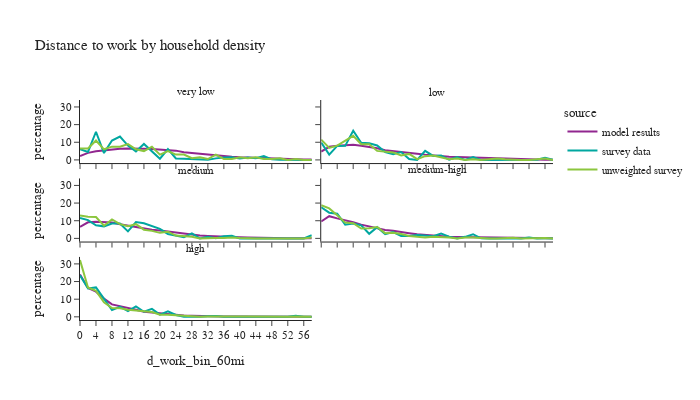

This figure's notebook cell:
### Code cell
df_plot = per_data.loc[(per_data['is_worker']) & (per_data['d_work_bin_60mi'] != float('nan'))].groupby(['source','hh_density_group','d_work_bin_60mi'])['person_weight'].sum().reset_index()
df_plot['percentage'] = df_plot.groupby(['source','hh_density_group'], group_keys=False)['person_weight']. \
    apply(lambda x: 100 * x / float(x.sum()))
# df_plot

fig2 = px.line(df_plot, x='d_work_bin_60mi', y="percentage", color="source",
               facet_col="hh_density_group", facet_col_wrap=2,
               title="Distance to work by household density")
fig2.for_each_annotation(lambda a: a.update(text = a.text.split("=")[-1]))
fig2.update_layout(height=400, width=700, font=dict(size=11))
fig2.show()

### Figure 1 — Plotly figure (JSON) as saved in the notebook; plotly's stock layout.template omitted (floating-point values rounded to 4 significant figures)
{"data": [{"hovertemplate": "source=model results<br>hh_density_group=very low<br>d_work_bin_60mi=%{x}<br>percentage=%{y}<extra></extra>", "legendgroup": "model results", "line": {"color": "#91268F", "dash": "solid"}, "marker": {"symbol": "circle"}, "mode": "lines", "name": "model results", "orientation": "v", "showlegend": true, "type": "scatter", "x": ["0", "2", "4", "6", "8", "10", "12", "14", "16", "18", "20", "22", "24", "26", "28", "30", "32", "34", "36", "38", "40", "42", "44", "46", "48", "50", "52", "54", "56", "58"], "xaxis": "x5", "y": [2.152, 3.996, 4.919, 5.486, 5.9, 6.332, 6.523, 6.61, 6.293, 6.133, 5.81, 5.49, 5.26, 4.404, 3.925, 3.412, 2.934, 2.629, 2.037, 1.818, 1.562, 1.358, 1.208, 1.011, 0.8535, 0.6146, 0.5167, 0.3227, 0.2783, 0.2126], "yaxis": "y5"}, {"hovertemplate": "source=model results<br>hh_density_group=low<br>d_work_bin_60mi=%{x}<br>percentage=%{y}<extra></extra>", "legendgroup": "model results", "line": {"color": "#91268F", "dash": "solid"}, "marker": {"symbol": "circle"}, "mode": "lines", "name": "model results", "orientation": "v", "showlegend": false, "type": "scatter", "x": ["0", "2", "4", "6", "8", "10", "12", "14", "16", "18", "20", "22", "24", "26", "28", "30", "32", "34", "36", "38", "40", "42", "44", "46", "48", "50", "52", "54", "56", "58"], "xaxis": "x6", "y": [4.743, 7.421, 7.996, 8.492, 8.581, 8.032, 7.382, 6.595, 5.488, 5.014, 4.89, 4.313, 3.53, 2.992, 2.477, 2.078, 1.727, 1.629, 1.48, 1.298, 0.9686, 0.7872, 0.5862, 0.469, 0.3352, 0.2311, 0.1897, 0.1168, 0.09341, 0.06568], "yaxis": "y6"}, {"hovertemplate": "source=model results<br>hh_density_group=medium<br>d_work_bin_60mi=%{x}<br>percentage=%{y}<extra></extra>", "legendgroup": "model results", "line": {"color": "#91268F", "dash": "solid"}, "marker": {"symbol": "circle"}, "mode": "lines", "name": "model results", "orientation": "v", "showlegend": false, "type": "scatter", "x": ["0", "2", "4", "6", "8", "10", "12", "14", "16", "18", "20", "22", "24", "26", "28", "30", "32", "34", "36", "38", "40", "42", "44", "46", "48", "50", "52", "54", "56", "58"], "xaxis": "x3", "y": [6.535, 9.122, 9.44, 9.273, 8.95, 8.03, 7.269, 6.268, 5.592, 4.866, 4.52, 3.917, 3.111, 2.494, 2.078, 1.612, 1.366, 1.097, 0.9789, 0.8674, 0.6891, 0.5621, 0.4081, 0.2865, 0.2202, 0.1554, 0.1263, 0.07349, 0.05638, 0.03759], "yaxis": "y3"}, {"hovertemplate": "source=model results<br>hh_density_group=medium-high<br>d_work_bin_60mi=%{x}<br>percentage=%{y}<extra></extra>", "legendgroup": "model results", "line": {"color": "#91268F", "dash": "solid"}, "marker": {"symbol": "circle"}, "mode": "lines", "name": "model results", "orientation": "v", "showlegend": false, "type": "scatter", "x": ["0", "2", "4", "6", "8", "10", "12", "14", "16", "18", "20", "22", "24", "26", "28", "30", "32", "34", "36", "38", "40", "42", "44", "46", "48", "50", "52", "54", "56", "58"], "xaxis": "x4", "y": [9.552, 12.57, 11.35, 10.41, 9.113, 7.773, 6.69, 5.695, 4.711, 4.286, 3.47, 2.969, 2.29, 1.871, 1.513, 1.122, 0.953, 0.7965, 0.7033, 0.6098, 0.44, 0.3467, 0.2441, 0.1675, 0.1142, 0.0791, 0.0609, 0.04574, 0.03513, 0.02477], "yaxis": "y4"}, {"hovertemplate": "source=model results<br>hh_density_group=high<br>d_work_bin_60mi=%{x}<br>percentage=%{y}<extra></extra>", "legendgroup": "model results", "line": {"color": "#91268F", "dash": "solid"}, "marker": {"symbol": "circle"}, "mode": "lines", "name": "model results", "orientation": "v", "showlegend": false, "type": "scatter", "x": ["0", "2", "4", "6", "8", "10", "12", "14", "16", "18", "20", "22", "24", "26", "28", "30", "32", "34", "36", "38", "40", "42", "44", "46", "48", "50", "52", "54", "56", "58"], "xaxis": "x", "y": [23.98, 16.33, 14.26, 10.33, 7.04, 6.115, 4.963, 4.037, 2.899, 2.43, 1.724, 1.334, 1.0, 0.7276, 0.6812, 0.4748, 0.3506, 0.3469, 0.2601, 0.2024, 0.1736, 0.1145, 0.07717, 0.04753, 0.02777, 0.02403, 0.01522, 0.01095, 0.00801, 0.00801], "yaxis": "y"}, {"hovertemplate": "source=survey data<br>hh_density_group=very low<br>d_work_bin_60mi=%{x}<br>percentage=%{y}<extra></extra>", "legendgroup": "survey data", "line": {"color": "#00A7A0", "dash": "solid"}, "marker": {"symbol": "circle"}, "mode": "lines", "name": "survey data", "orientation": "v", "showlegend": true, "type": "scatter", "x": ["0", "2", "4", "6", "8", "10", "12", "14", "16", "18", "20", "22", "24", "26", "28", "30", "32", "34", "36", "38", "40", "42", "44", "46", "48", "50", "52", "54", "56", "58"], "xaxis": "x5", "y": [6.114, 4.489, 15.96, 3.87, 11.0, 13.24, 8.106, 4.789, 9.039, 4.689, 0.6634, 6.095, 0.801, 0.7129, 0.5791, 0.1789, 0.07566, 0.8677, 1.418, 1.538, 0.8354, 1.333, 1.007, 2.123, 0.3232, 0.1308, 0.0, 0.02103, 0.0, 0.0], "yaxis": "y5"}, {"hovertemplate": "source=survey data<br>hh_density_group=low<br>d_work_bin_60mi=%{x}<br>percentage=%{y}<extra></extra>", "legendgroup": "survey data", "line": {"color": "#00A7A0", "dash": "solid"}, "marker": {"symbol": "circle"}, "mode": "lines", "name": "survey data", "orientation": "v", "showlegend": false, "type": "scatter", "x": ["0", "2", "4", "6", "8", "10", "12", "14", "16", "18", "20", "22", "24", "26", "28", "30", "32", "34", "36", "38", "40", "42", "44", "46", "48", "50", "52", "54", "56", "58"], "xaxis": "x6", "y": [9.824, 3.015, 7.951, 7.967, 16.57, 9.658, 9.406, 8.146, 4.479, 3.183, 4.42, 0.4896, 0.01979, 5.155, 2.273, 2.516, 0.07761, 1.684, 0.0, 1.62, 0.0, 0.05858, 0.07869, 0.1209, 0.0, 0.0, 0.0, 0.05899, 1.223, 0.0], "yaxis": "y6"}, {"hovertemplate": "source=survey data<br>hh_density_group=medium<br>d_work_bin_60mi=%{x}<br>percentage=%{y}<extra></extra>", "legendgroup": "survey data", "line": {"color": "#00A7A0", "dash": "solid"}, "marker": {"symbol": "circle"}, "mode": "lines", "name": "survey data", "orientation": "v", "showlegend": false, "type": "scatter", "x": ["0", "2", "4", "6", "8", "10", "12", "14", "16", "18", "20", "22", "24", "26", "28", "30", "32", "34", "36", "38", "40", "42", "44", "46", "48", "50", "52", "54", "56", "58"], "xaxis": "x3", "y": [11.62, 10.37, 7.417, 6.81, 8.438, 8.381, 3.984, 9.278, 8.586, 6.787, 5.368, 2.516, 1.524, 0.6344, 2.84, 0.0, 0.9258, 0.03885, 1.19, 1.513, 0.003433, 0.0, 0.0, 0.0, 0.0, 0.0, 0.01645, 0.0, 0.0, 1.761], "yaxis": "y3"}, {"hovertemplate": "source=survey data<br>hh_density_group=medium-high<br>d_work_bin_60mi=%{x}<br>percentage=%{y}<extra></extra>", "legendgroup": "survey data", "line": {"color": "#00A7A0", "dash": "solid"}, "marker": {"symbol": "circle"}, "mode": "lines", "name": "survey data", "orientation": "v", "showlegend": false, "type": "scatter", "x": ["0", "2", "4", "6", "8", "10", "12", "14", "16", "18", "20", "22", "24", "26", "28", "30", "32", "34", "36", "38", "40", "42", "44", "46", "48", "50", "52", "54", "56", "58"], "xaxis": "x4", "y": [17.64, 14.56, 13.97, 7.761, 8.359, 7.406, 2.607, 6.345, 2.373, 3.567, 1.35, 1.382, 1.95, 1.614, 1.227, 2.706, 0.9923, 0.0, 0.864, 2.351, 0.01812, 0.0, 0.0, 0.2319, 0.2247, 0.0, 0.4955, 0.0, 0.005038, 0.0], "yaxis": "y4"}, {"hovertemplate": "source=survey data<br>hh_density_group=high<br>d_work_bin_60mi=%{x}<br>percentage=%{y}<extra></extra>", "legendgroup": "survey data", "line": {"color": "#00A7A0", "dash": "solid"}, "marker": {"symbol": "circle"}, "mode": "lines", "name": "survey data", "orientation": "v", "showlegend": false, "type": "scatter", "x": ["0", "2", "4", "6", "8", "10", "12", "14", "16", "18", "20", "22", "24", "26", "28", "30", "32", "34", "36", "38", "40", "42", "44", "46", "48", "50", "52", "54", "56", "58"], "xaxis": "x", "y": [23.53, 16.13, 16.67, 9.93, 3.898, 5.73, 3.311, 5.875, 2.899, 4.546, 1.269, 3.175, 1.06, 0.06376, 0.0, 0.0, 0.3989, 0.4578, 0.01636, 0.08333, 0.1268, 0.1688, 0.05105, 0.0, 0.0131, 0.00882, 0.01088, 0.5715, 0.0, 0.0], "yaxis": "y"}, {"hovertemplate": "source=unweighted survey<br>hh_density_group=very low<br>d_work_bin_60mi=%{x}<br>percentage=%{y}<extra></extra>", "legendgroup": "unweighted survey", "line": {"color": "#8CC63E", "dash": "solid"}, "marker": {"symbol": "circle"}, "mode": "lines", "name": "unweighted survey", "orientation": "v", "showlegend": true, "type": "scatter", "x": ["0", "2", "4", "6", "8", "10", "12", "14", "16", "18", "20", "22", "24", "26", "28", "30", "32", "34", "36", "38", "40", "42", "44", "46", "48", "50", "52", "54", "56", "58"], "xaxis": "x5", "y": [6.5, 6.5, 11.0, 6.0, 7.5, 7.5, 9.0, 6.0, 5.0, 7.5, 3.0, 5.0, 3.0, 3.0, 1.0, 1.5, 0.5, 3.0, 0.5, 0.5, 1.5, 1.0, 1.5, 0.5, 0.5, 1.0, 0.0, 0.5, 0.0, 0.0], "yaxis": "y5"}, {"hovertemplate": "source=unweighted survey<br>hh_density_group=low<br>d_work_bin_60mi=%{x}<br>percentage=%{y}<extra></extra>", "legendgroup": "unweighted survey", "line": {"color": "#8CC63E", "dash": "solid"}, "marker": {"symbol": "circle"}, "mode": "lines", "name": "unweighted survey", "orientation": "v", "showlegend": false, "type": "scatter", "x": ["0", "2", "4", "6", "8", "10", "12", "14", "16", "18", "20", "22", "24", "26", "28", "30", "32", "34", "36", "38", "40", "42", "44", "46", "48", "50", "52", "54", "56", "58"], "xaxis": "x6", "y": [11.49, 6.809, 8.085, 10.64, 13.62, 8.936, 8.936, 5.106, 4.681, 4.255, 2.553, 3.404, 0.4255, 2.128, 2.553, 1.702, 0.4255, 0.8511, 0.0, 0.4255, 0.0, 0.4255, 0.8511, 0.4255, 0.0, 0.0, 0.0, 0.4255, 0.8511, 0.0], "yaxis": "y6"}, {"hovertemplate": "source=unweighted survey<br>hh_density_group=medium<br>d_work_bin_60mi=%{x}<br>percentage=%{y}<extra></extra>", "legendgroup": "unweighted survey", "line": {"color": "#8CC63E", "dash": "solid"}, "marker": {"symbol": "circle"}, "mode": "lines", "name": "unweighted survey", "orientation": "v", "showlegend": false, "type": "scatter", "x": ["0", "2", "4", "6", "8", "10", "12", "14", "16", "18", "20", "22", "24", "26", "28", "30", "32", "34", "36", "38", "40", "42", "44", "46", "48", "50", "52", "54", "56", "58"], "xaxis": "x3", "y": [12.98, 12.3, 12.08, 7.159, 10.74, 8.054, 6.935, 8.054, 4.922, 4.251, 3.132, 3.803, 1.566, 1.119, 0.8949, 0.0, 0.2237, 0.2237, 0.2237, 0.4474, 0.2237, 0.0, 0.0, 0.0, 0.0, 0.0, 0.2237, 0.0, 0.0, 0.4474], "yaxis": "y3"}, {"hovertemplate": "source=unweighted survey<br>hh_density_group=medium-high<br>d_work_bin_60mi=%{x}<br>percentage=%{y}<extra></extra>", "legendgroup": "unweighted survey", "line": {"color": "#8CC63E", "dash": "solid"}, "marker": {"symbol": "circle"}, "mode": "lines", "name": "unweighted survey", "orientation": "v", "showlegend": false, "type": "scatter", "x": ["0", "2", "4", "6", "8", "10", "12", "14", "16", "18", "20", "22", "24", "26", "28", "30", "32", "34", "36", "38", "40", "42", "44", "46", "48", "50", "52", "54", "56", "58"], "xaxis": "x4", "y": [18.74, 16.99, 13.13, 8.932, 8.581, 5.604, 5.779, 6.48, 2.977, 3.152, 2.452, 1.401, 0.8757, 0.5254, 0.8757, 0.8757, 0.5254, 0.0, 0.5254, 0.5254, 0.1751, 0.0, 0.0, 0.1751, 0.3503, 0.0, 0.1751, 0.0, 0.1751, 0.0], "yaxis": "y4"}, {"hovertemplate": "source=unweighted survey<br>hh_density_group=high<br>d_work_bin_60mi=%{x}<br>percentage=%{y}<extra></extra>", "legendgroup": "unweighted survey", "line": {"color": "#8CC63E", "dash": "solid"}, "marker": {"symbol": "circle"}, "mode": "lines", "name": "unweighted survey", "orientation": "v", "showlegend": false, "type": "scatter", "x": ["0", "2", "4", "6", "8", "10", "12", "14", "16", "18", "20", "22", "24", "26", "28", "30", "32", "34", "36", "38", "40", "42", "44", "46", "48", "50", "52", "54", "56", "58"], "xaxis": "x", "y": [32.16, 16.65, 14.74, 8.289, 4.988, 4.912, 3.991, 3.377, 3.147, 2.686, 1.151, 1.151, 0.8442, 0.2302, 0.0, 0.0, 0.2302, 0.307, 0.1535, 0.07675, 0.2302, 0.1535, 0.07675, 0.0, 0.1535, 0.07675, 0.07675, 0.1535, 0.0, 0.0], "yaxis": "y"}], "layout": {"annotations": [{"font": {}, "showarrow": false, "text": "high", "x": 0.245, "xanchor": "center", "xref": "paper", "y": 0.2867, "yanchor": "bottom", "yref": "paper"}, {"font": {}, "showarrow": false, "text": "medium", "x": 0.245, "xanchor": "center", "xref": "paper", "y": 0.6433, "yanchor": "bottom", "yref": "paper"}, {"font": {}, "showarrow": false, "text": "medium-high", "x": 0.755, "xanchor": "center", "xref": "paper", "y": 0.6433, "yanchor": "bottom", "yref": "paper"}, {"font": {}, "showarrow": false, "text": "very low", "x": 0.245, "xanchor": "center", "xref": "paper", "y": 1.0, "yanchor": "bottom", "yref": "paper"}, {"font": {}, "showarrow": false, "text": "low", "x": 0.755, "xanchor": "center", "xref": "paper", "y": 1.0, "yanchor": "bottom", "yref": "paper"}], "font": {"size": 11}, "height": 400, "legend": {"title": {"text": "source"}, "tracegroupgap": 0}, "title": {"text": "Distance to work by household density"}, "width": 700, "xaxis": {"anchor": "y", "domain": [0.0, 0.49], "title": {"text": "d_work_bin_60mi"}}, "xaxis2": {"anchor": "y2", "domain": [0.51, 1.0], "matches": "x", "title": {"text": "d_work_bin_60mi"}}, "xaxis3": {"anchor": "y3", "domain": [0.0, 0.49], "matches": "x", "showticklabels": false}, "xaxis4": {"anchor": "y4", "domain": [0.51, 1.0], "matches": "x", "showticklabels": false}, "xaxis5": {"anchor": "y5", "domain": [0.0, 0.49], "matches": "x", "showticklabels": false}, "xaxis6": {"anchor": "y6", "domain": [0.51, 1.0], "matches": "x", "showticklabels": false}, "yaxis": {"anchor": "x", "domain": [0.0, 0.2867], "title": {"text": "percentage"}}, "yaxis2": {"anchor": "x2", "domain": [0.0, 0.2867], "matches": "y", "showticklabels": false}, "yaxis3": {"anchor": "x3", "domain": [0.3567, 0.6433], "matches": "y", "title": {"text": "percentage"}}, "yaxis4": {"anchor": "x4", "domain": [0.3567, 0.6433], "matches": "y", "showticklabels": false}, "yaxis5": {"anchor": "x5", "domain": [0.7133, 1.0], "matches": "y", "title": {"text": "percentage"}}, "yaxis6": {"anchor": "x6", "domain": [0.7133, 1.0], "matches": "y", "showticklabels": false}}}
